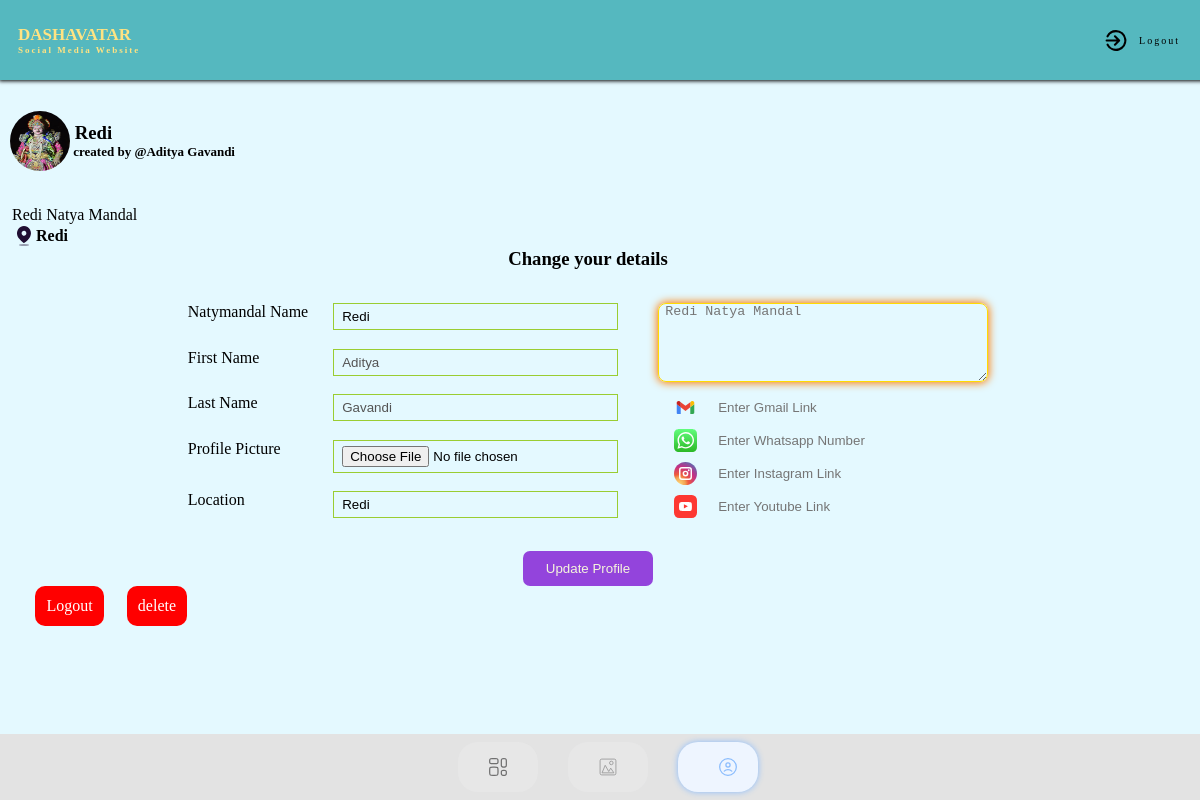
The app's page /editaccount (signed in) with its own data.
### socialweb/models.py (models this page shows, shortened)
class CustomUser(AbstractUser):
    user=((1,"viewer"),(2,'profile'))
    user_type = models.CharField(choices=user,max_length=255,default=1)
    profile_pic=models.FileField(upload_to='profilepic',null=True)

class Profile(models.Model):
    user=models.ForeignKey(CustomUser,on_delete=models.CASCADE)
    location=models.CharField(max_length=50)
    bio=models.TextField()
    created_at=models.DateTimeField(default=datetime.now)

### socialweb/views.py (the view)
# urls.py: path('editaccount',views.editaccount, name='editaccount'),
@login_required(login_url='login')
def editaccount(request):
    user=CustomUser.objects.get(id=request.user.id)
    profile=Profile.objects.filter(user=user)
    context={
        'profile':profile,
    }
    if user.user_type =='1':
        return redirect('/')
    return render(request,'dashboardeditaccount.html',context)

### templates/dashboardeditaccount.html (shortened to what this page needs)
{% extends "dashboard.html" %}
{% block editaccount %}
    <div class="imgeselected" id="account">
        <img src="/static/assets/svg/profileselected.svg" alt="" srcset="" />
    </div>
{% endblock %}
{% block dashboard %}
<div class="dashboard">
  <div class="user-account">
      <span class="uinfo"><img
        src="Gallery/{{ user.profile_pic}}"
        alt=""
        srcset=""
        class="Page-profile"
      />
      <h3 class="Page-name">
        &nbsp;{{ user.username }}
        <p class="user-name">&nbsp;created by @{{ user.first_name }}&nbsp;{{ user.last_name }}</p>
      </h3></span>
    </div><p>&nbsp;&nbsp;&nbsp;{% for i in profile %}{{i.bio}} {% endfor %}</p>
    <div class="address">&nbsp;&nbsp;&nbsp;
      <img src="/static/assets/svg/locationlogo.svg" alt="" srcset="" />
      <h4 id="location" class="location">{% for i in profile %}{{i.location}} {% endfor %}</h4>
    </div>
    <form action="{% url 'profileupdate' %}" method="post" enctype="multipart/form-data">
      <h3>Change your details</h3>
      <div class="aboutedit">
      <div class="info">
        <span>Natymandal Name <input type="text" name="username" id="username" placeholder="Update Natya Mandal Name" value="{{ user.username}} " ></span>
        <span>First Name <input disabled type="text" name="first_name" id="first_name" placeholder="Update First Name" value="{{ user.first_name}} " ></span>
        <span>Last Name <input disabled type="text" name="last_name" id="last_name" placeholder="Update Last Name" value="{{ user.last_name}} " > </span>
        <span>Profile Picture <input type="file"  name="profile_pic" id="profile_pic" accept=".jpg" ></span>
        <span>Location <input type="text" name="location" id="location" placeholder="Update Location" value="{% for i in profile %}{{i.location}} {% endfor %}"></span>
      </div>
      <div>
      <div class="bio">
        <p>
          <textarea placeholder="{% for i in profile %}{{i.bio}} {% endfor %}"  name="bio" id="biobox" placeholder="Enter Bio upto 250 worlds."></textarea>
        </p>
      </div>
      <div id="links" class="tolinks">
          <div id="Gmail" class="tolink">
            <img
              src="/static/assets/svg/gmaillogo.svg"
              alt=""
              srcset=""
            /><input type="text" placeholder="Enter Gmail Link"></div>
            <div id="whatsapp" class="tolink">
            <img
              src="/static/assets/svg/whatsapp.svg"
              alt=""
              srcset=""
            /><input type="text" placeholder="Enter Whatsapp Number"></div>
            <div id="Instagram" class="tolink">
            <img
              src="/static/assets/svg/instagramlogo.svg"
              alt=""
              srcset=""
            /><input type="text" placeholder="Enter Instagram Link"></div>
            <div id="Youtube" class="tolink">
            <img
              src="/static/assets/svg/youtubelogo.svg"
              alt=""
              srcset=""
            /><input type="text" placeholder="Enter Youtube Link"></div>
      </div>
    </div>
  </div>
    <button id="uploadim" type="submit">Update Profile</button>
  </form>
  <div class="alogout">
  <a href="{% url 'logout' %}">Logout</a>
  <a href="">delete</a>
  </div>
  </div>
{% endblock %}

### static/css/style.css (style rules this page uses)
* { margin: 0; padding: 0; }
body { background-color: #e4f9ff; height: 100%; }
.navbar img { width: 20px; height: 20px; margin-left: 20px; }
.user-account { height: 150px; display: flex; align-items: center; justify-content: space-between; padding-left: 30px; gap: 20px; }
.uinfo { display: flex; align-items: center; justify-content: center; }
.user-account img { width: 60px; height: 60px; border-radius: 50%; }
.user-account p { font-size: 13px; }
form { display: flex; flex-direction: column; justify-content: center; gap: 18px; align-items: center; }
form > #uploadim { width: 130px; height: 35px; background-color: #9344dc; color: beige; border: none; cursor: pointer; border-radius: 7px; transition: all ease-in-out 0.3s; }
.address { display: flex; align-items: center; }
.alogout { display: flex; gap: 2%; margin-left: 3%; margin-bottom: 2%; }
.alogout>a { text-decoration: none; color: white; background-color: red; padding: 1.4vh; border-radius: 10px; transition: all ease-in-out 0.3s; }
.info { display: flex; gap: 10px; flex-direction: column; justify-content: space-between; }
.info>span { display: flex; justify-content: space-between; gap: 25px; }
.info input { width: 270px; background-color: transparent; border: 1px solid yellowgreen; padding: 5px; padding-left: 8px; outline: none; }
.aboutedit { display: flex; text-align: center; justify-content: space-evenly; padding: 15px; gap: 40px; }
.aboutedit textarea { padding-left: 6px; width: 322px; height: 77px; border-radius: 8px; background-color: transparent; border: 1px solid #ffdb00; box-shadow: 0px 0px 9px 1px #ff7c00; }
.tolinks { display: flex; flex-direction: column; gap: 10px; margin-top: 10px; }
.tolink { display: flex; justify-content: flex-end; gap: 15px; }
.tolink img { width: 23px; height: 23px; }
.tolink input { padding-left: 6px; width: 270px; background-color: transparent; border: none; }
@media only screen and (max-width: 1200px) { .navbar div { width: 80px; height: 50px; } }
@media only screen and (max-width: 1200px) { .user-account { display: flex; gap: 20px; justify-content: space-between; padding: 10px; height: 110px; } }

### static/css/utility.css (style rules this page uses)
.imgeselected { display: flex; flex-direction: row; align-items: center; justify-content: center; background-color: #eef5ff; border-radius: 20px; box-shadow: 0px 0px 6px 0px; cursor: pointer; color: #8abcfd; }

### records on screen
CustomUser: profile_pic (picture), username "Redi", first_name "Aditya", last_name "Gavandi"
Profile: bio "Redi Natya Mandal", location "Redi"
